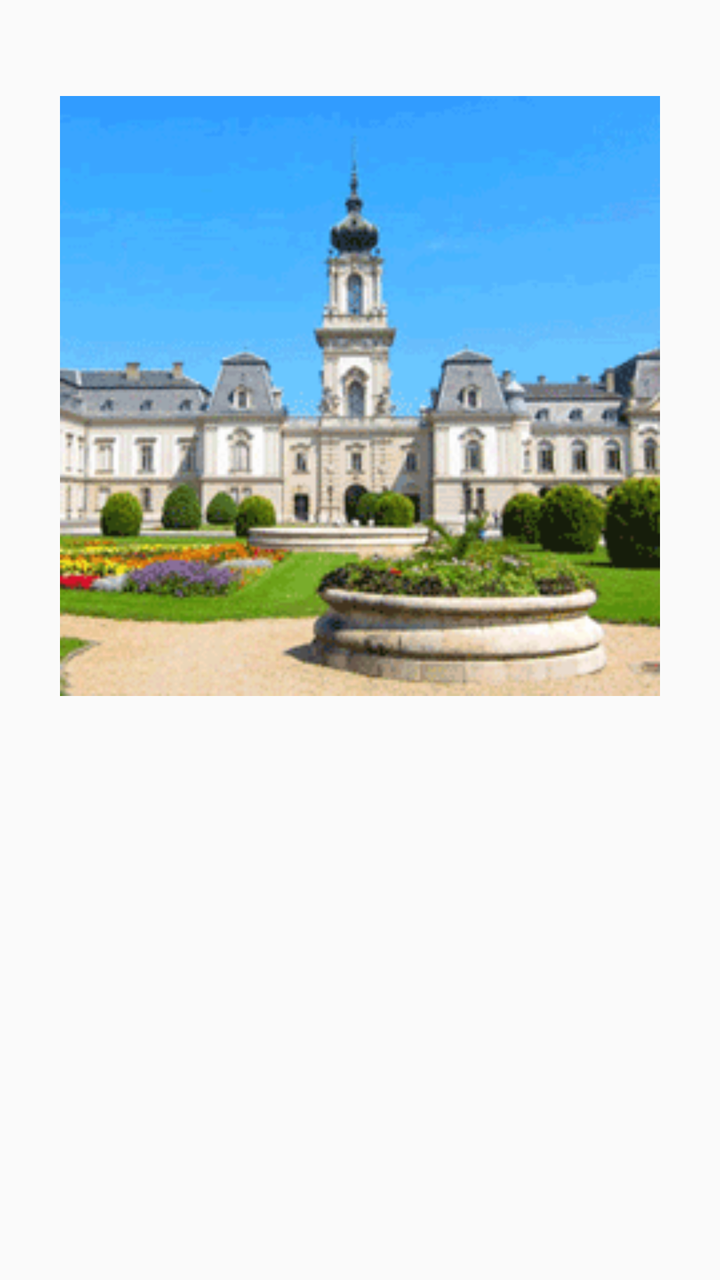
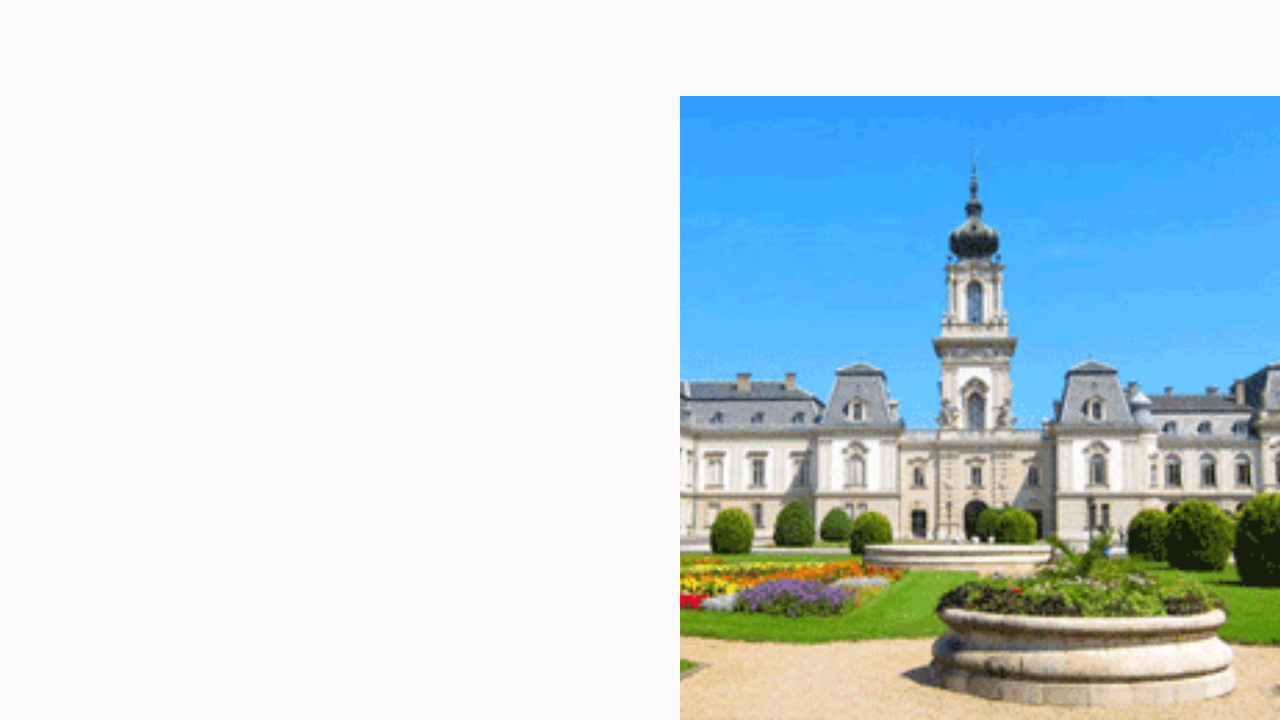

The same Android screen from two of the app's own layout files: first res/layout/ as a phone draws it, then the repository's variant for another configuration, drawn on a device whose configuration selects that folder. Both files follow.
<!-- AndroidManifest.xml: application theme AppTheme -->
<!-- res/layout/activity_main.xml -->
<?xml version="1.0" encoding="utf-8"?>
<android.support.constraint.ConstraintLayout xmlns:android="http://schemas.android.com/apk/res/android"
    xmlns:app="http://schemas.android.com/apk/res-auto"
    xmlns:tools="http://schemas.android.com/tools"
    android:layout_width="match_parent"
    android:layout_height="match_parent"
    tools:context=".activitys.MainActivity">

    <ImageView
        android:id="@+id/main_image"
        style="@style/main_image_style"
        app:layout_constraintEnd_toEndOf="parent"
        app:layout_constraintStart_toStartOf="parent"
        app:layout_constraintTop_toBottomOf="@+id/tab_layout"
        tools:src="@drawable/keszthely" />

    <android.support.design.widget.TabLayout
        android:id="@+id/tab_layout"
        style="@style/tab_layout_style"
        app:layout_constraintEnd_toEndOf="parent"
        app:layout_constraintHorizontal_bias="0.0"
        app:layout_constraintStart_toStartOf="parent"
        app:layout_constraintTop_toTopOf="parent"
        app:tabTextAppearance="@style/tab_layout_style"/>

    <android.support.v4.view.ViewPager
        android:id="@+id/pager"
        style="@style/view_pager_style"
        app:layout_constraintBottom_toBottomOf="parent"
        app:layout_constraintEnd_toEndOf="parent"
        app:layout_constraintHorizontal_bias="0.0"
        app:layout_constraintStart_toStartOf="parent"
        app:layout_constraintTop_toBottomOf="@+id/main_image"
        app:layout_constraintVertical_bias="0.0" />

</android.support.constraint.ConstraintLayout>
<!-- resources referenced by this layout -->
<resources>
  <!-- drawable keszthely: png bitmap (drawable-hdpi, 7016 bytes) -->
  <style name="main_image_style">
          <item name="android:layout_width">@dimen/main_image_hw</item>
          <item name="android:layout_height">@dimen/main_image_hw</item>
          <item name="android:layout_marginEnd">@dimen/image_30_margin_paddig</item>
          <item name="android:layout_marginStart">@dimen/image_30_margin_paddig</item>
      </style>
  <style name="tab_layout_style" parent="TextAppearance.Design.Tab">
          <item name="android:layout_width">0dp</item>
          <item name="android:layout_height">wrap_content</item>
      </style>
  <style name="view_pager_style">
          <item name="android:layout_width">0dp</item>
          <item name="android:layout_height">0dp</item>
      </style>
  <style name="AppTheme" parent="Theme.AppCompat.Light.NoActionBar">
          
          <item name="colorPrimary">@color/colorPrimary</item>
          <item name="colorPrimaryDark">@color/colorPrimaryDark</item>
          <item name="colorAccent">@color/colorAccent</item>
      </style>
  <dimen name="main_image_hw">300dp</dimen>
  <dimen name="image_30_margin_paddig">30dp</dimen>
  <color name="colorPrimary">#3F51B5</color>
  <color name="colorPrimaryDark">#303F9F</color>
  <color name="colorAccent">#FF4081</color>
</resources>
<!-- res/layout-land/activity_main.xml (the repository's variant of the layout above) -->
<!-- drawn on the phone turned sideways -->
<?xml version="1.0" encoding="utf-8"?>
<android.support.constraint.ConstraintLayout xmlns:android="http://schemas.android.com/apk/res/android"
    xmlns:app="http://schemas.android.com/apk/res-auto"
    xmlns:tools="http://schemas.android.com/tools"
    android:layout_width="match_parent"
    android:layout_height="match_parent">

    <ImageView
        android:id="@+id/main_image"
        style="@style/main_image_style"
        android:layout_height="0dp"
        android:layout_margin="0dp"
        android:scaleType="centerCrop"
        app:layout_constraintBottom_toBottomOf="parent"
        app:layout_constraintEnd_toEndOf="parent"
        app:layout_constraintStart_toStartOf="@+id/guideline"
        app:layout_constraintTop_toTopOf="@+id/pager"
        tools:src="@drawable/keszthely" />

    <android.support.constraint.Guideline
        android:id="@+id/guideline"
        android:layout_width="wrap_content"
        android:layout_height="wrap_content"
        android:orientation="vertical"
        app:layout_constraintGuide_end="300dp" />

    <android.support.design.widget.TabLayout
        android:id="@+id/tab_layout"
        style="@style/tab_layout_style"
        app:layout_constraintEnd_toEndOf="parent"
        app:layout_constraintStart_toStartOf="parent"
        app:layout_constraintTop_toTopOf="parent"
        app:tabTextAppearance="@style/tab_layout_style" />

    <android.support.v4.view.ViewPager
        android:id="@+id/pager"
        style="@style/view_pager_style"
        app:layout_constraintBottom_toBottomOf="parent"
        app:layout_constraintEnd_toStartOf="@+id/guideline"
        app:layout_constraintHorizontal_bias="1.0"
        app:layout_constraintStart_toStartOf="@+id/tab_layout"
        app:layout_constraintTop_toBottomOf="@+id/tab_layout"
        app:layout_constraintVertical_bias="0.0" />

</android.support.constraint.ConstraintLayout>
